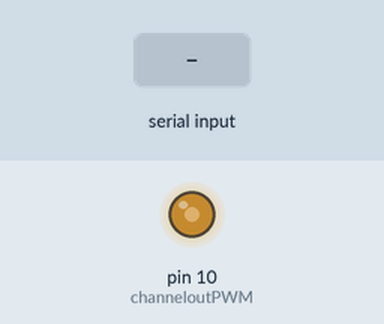
Recording of a sketch running on a simulated Arduino Uno, built with avr-gcc and run on an emulated ATmega328P. On the bench: output pins drawn as LEDs (lit = HIGH). The inputs (shaded band) are chosen by the test bench.

Above: at 1.2 s.
1.3 s: "30,150\n" received over Serial
At 2.0 s:
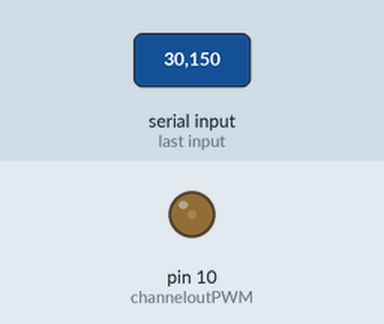
2.8 s: "200\n" received over Serial
At 3.2 s:
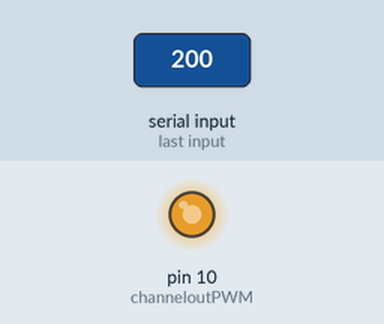
Timing chart, 0 to 5.8 s (numbered marks = the images above; inputs shaded):
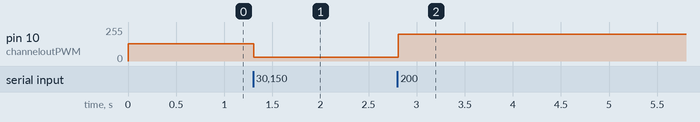

The sketch:

PySerial_Sketch.ino
```cpp
// Define channel for analogue output
int channeloutPWM = 10;  // digital output 10

// Declare variable for pulse width (to set the duty factor)
int pulseWidth = 128; // (pulse width in range 0-255 for duty factor from 0 to 100%)

// Initialisation routine
void setup() {
  // Set the PWM cycle frequency for pins D9 & D10 to 3921.16 Hz
  TCCR1B = TCCR1B & B11111000 | B00000010;  // comment this out to set the PWM cycle frequency to 490.2 Hz

  // Set initial values of outputs
  analogWrite(channeloutPWM,pulseWidth);  // set initial pulse width

  // Wait for serial port to connect
  Serial.begin(9600);
  while (!Serial) {
    ;
  }
}

// Now run continuously
void loop() {
  // If we get some input on the Serial Monitor...
  if (Serial.available() > 0) {
    // read the text that has been entered
    String Vgin = Serial.readStringUntil('\n');

    // If it is an integer...
    if (pulseWidth != Vgin.toInt()) {

      // ... set the gate PWM to the specified value
      pulseWidth = Vgin.toInt();

      // If the pulse width is too big...
      if (pulseWidth > 255) {

        // ...set it to the upper limit
        pulseWidth = 255;
      }

      // Write the pulse width to the output channel
      analogWrite(channeloutPWM, pulseWidth);
    }
  }

  delay(10);

}
```

Measured:
- after the input at 1.3 s, pin 10 (channeloutPWM): 128/255 → 30/255 at once
- after the input at 2.8 s, pin 10 (channeloutPWM): 30/255 → 200/255 at once
